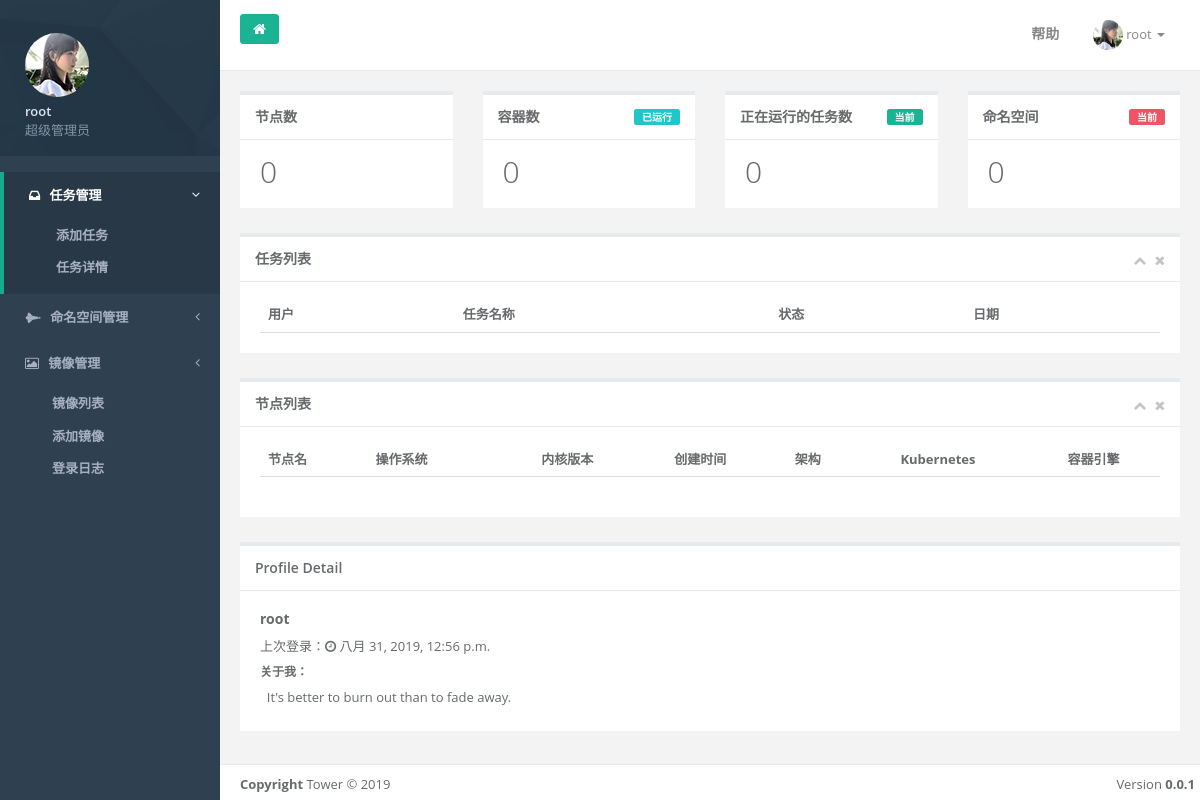
The page /dashboard/ (signed in) on the database as committed earlier.
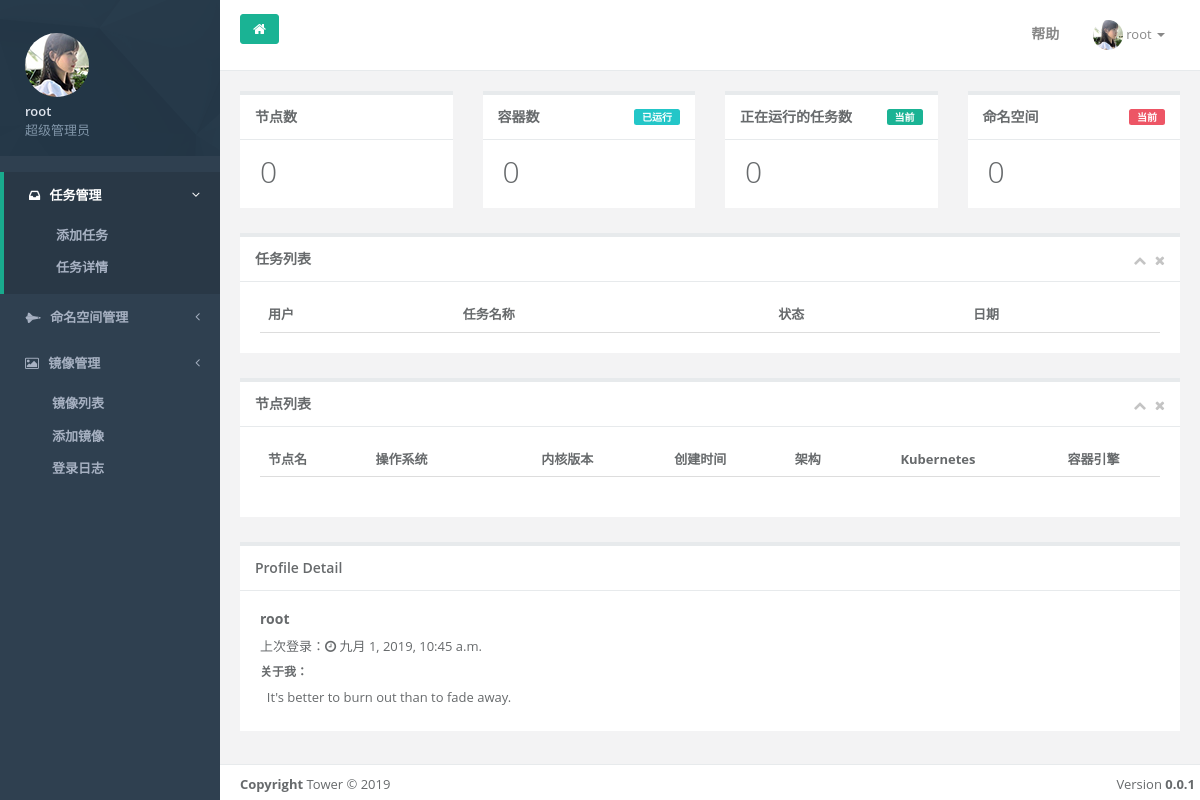
The same page on the database as committed later.
### User/models.py (models this page shows)
class User(AbstractUser):
    QQ = models.CharField(default='', max_length=60)
    objects = TowerUserManager()

### Dashboard/views.py (the view)
# urls.py: path('', views.DashboardIndexView.as_view()),
class DashboardIndexView(LoginRequiredMixin, TemplateView):
    template_name = 'Dashboard/index.html'
    def get_context_data(self, **kwargs):
        k = lists.K8sList()
        context = super().get_context_data(**kwargs)
        context['k'] = k
        return context

### Dashboard/lists.py (called while the page is built)
    def pod_num(self):
        return len(client.CoreV1Api().list_pod_for_all_namespaces(watch=False).items)

    def node_num(self):
        return len(client.CoreV1Api().list_node(watch=False).items)

    def namespace_num(self):
        return len(client.CoreV1Api().list_namespace().items)

    def job_num(self):
        return len(client.BatchV1Api().list_job_for_all_namespaces().items)

    def job_list(self):
        return client.BatchV1Api().list_job_for_all_namespaces().items

    def node_list(self):
        return client.CoreV1Api().list_node(watch=False).items

### templates/Dashboard/index.html (shortened to what the changed rows need)
<!DOCTYPE html>
<html>
<head>
        {% load static %}
    <link href="{% static "css/bootstrap.min.css"%}"  rel="stylesheet">
    <link href="{% static "css/font-awesome.min.css"%}"  rel="stylesheet">
    <link href="{% static "css/animate.min.css"%}"  rel="stylesheet">
    <link href="{% static "css/style.min.css"%}"  rel="stylesheet">
</head>
<body class="fixed-sidebar full-height-layout gray-bg" style="overflow:hidden">
    <div id="wrapper">
         <nav class="navbar-default navbar-static-side" role="navigation">
                    <div class="sidebar-collapse">
                        <ul class="nav" id="side-menu">
                            <li class="nav-header">
                                <div class="dropdown profile-element">
                                    <a data-toggle="dropdown" class="dropdown-toggle" href="#">
                                        <span class="clear">
                                       <span class="block m-t-xs"><strong class="font-bold">{{ user }}</strong></span>
                                        </span>
                                    </a>
                                </div>
                            </li>
                        </ul>
                    </div>
            </nav>
        <div id="page-wrapper" class="gray-bg dashbard-1">
            <div class="row border-bottom">
                <nav class="navbar navbar-static-top white-bg" role="navigation" style="margin-bottom: 0">
                        <ul class="nav navbar-top-links navbar-right">
                            <li class="dropdown">
                                <a data-toggle="dropdown" class="dropdown-toggle" href="#">
                                    <span class="m-r-sm text-muted welcome-message">
                                        <img alt="image" class="img-circle" width="30" height="30" src="/static/img/a5.jpg"/>
                                        <span style="font-size: 13px;font-weight: 400"> {{ user }}
                                            <b class="caret"></b>
                                        </span>
                                    </span>
                                </a>
                            </li>
                        </ul>
                </nav>
            </div>
            <div class="row J_mainContent" id="content-main">
               <div class="wrapper wrapper-content">
        <div class="row">
            <div class="col-sm-3">
                <div class="ibox float-e-margins">
                    <div class="ibox-content">
                        <h1 class="no-margins">{{ k.node_num }}</h1>
                    </div>
                </div>
            </div>
            <div class="col-sm-3">
                <div class="ibox float-e-margins">
                    <div class="ibox-content">
                        <h1 class="no-margins">{{ k.pod_num }}</h1>
                    </div>
                </div>
            </div>
            <div class="col-sm-3">
                <div class="ibox float-e-margins">
                    <div class="ibox-content">
                        <h1 class="no-margins">{{ k.job_num }}</h1>
                    </div>
                </div>
            </div>
            <div class="col-sm-3">
                <div class="ibox float-e-margins">
                    <div class="ibox-content">
                        <h1 class="no-margins">{{ k.namespace_num }}</h1>
                    </div>
                </div>
            </div>
        </div>
        <div class="row">
            <div class="col-sm-12">
                <div class="row">
                    <div class="col-sm-12">
                        <div class="ibox float-e-margins">
                            <div class="ibox-content">
                                <table class="table table-hover no-margins">
                                    <thead>
                                        <tr>
                                            <th>用户</th>
                                            <th>任务名称</th>
                                            <th>状态</th>
                                            <th>日期</th>
                                        </tr>
                                    </thead>
                                </table>
                            </div>
                        </div>
                    </div>
                </div>
                <div class="row">
                    <div class="col-sm-12">
                        <div class="ibox float-e-margins">
                            <div class="ibox-content">
                                <div class="row">
                                    <div class="col-sm-12">
                                        <table class="table  margin bottom">
                                            <thead>
                                                <tr>
                                                    <th class="text-left">节点名</th>
                                                    <th>操作系统</th>
                                                    <th class="text-center">内核版本</th>
                                                    <th class="text-center">创建时间</th>
                                                    <th class="text-center">架构</th>
                                                    <th class="text-center">Kubernetes</th>
                                                    <th class="text-center">容器引擎</th>
                                                </tr>
                                            </thead>
                                        </table>
                                    </div>
                                </div>
                            </div>
                        </div>
                    </div>
                </div>
                <div class="row">
                <div class="col-sm-12">
                    <div class="ibox ">
                        <div>
                            <div class="ibox-content profile-content">
                                <h4><strong>{{ user }}</strong></h4>
                                <p>上次登录：<i class="fa fa-clock-o"></i> {{ user.last_login }}</p>
                                <h5>
                                    关于我：
                                </h5>
                                <p>
                                     &nbsp; It's better to burn out than to fade away.
                                </p>
                            </div>
                        </div>
                    </div>
                </div>
            </div>
            </div>
        </div>
    </div>
            </div>
        </div>
    </div>
</body>
</html>

Rows that differ between the two databases and show on the page:
changed User "root": last_login "八月 31, 2019, 12:56 p.m." → "九月 1, 2019, 10:45 a.m."
